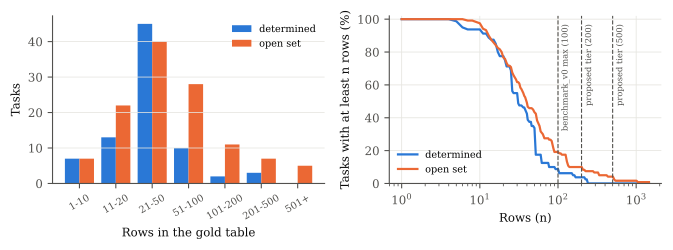

Python code for this plot:
"""How many items do real broad-search tasks require, and how many are open-set?

  .venv/bin/python analysis/widesearch.py [--data data/external/widesearch]

WideSearch (Wong et al., arXiv 2508.07999) has 200 tasks, 100 English and 100 Chinese, each asking a search agent
to fill a table, with one gold table per task. Its tasks and gold tables are released under CC0 on Hugging Face;
its per-task model results are not. This script downloads the pinned revision (checking every file against the git
blob hash in the repository listing), counts the rows of each gold table, which is the answer size n a model must
get exactly right, and splits the tasks by the hand labels in analysis/widesearch_labels.csv:
  D (determined): the rows are fixed by the query's structure or by one named list it points to, e.g. the top 10
    of a named ranking for each year 2020-2024, every member of the OECD, or entities the query names. Once the
    agent finds that list it knows how many rows it owes.
  O (open set): the rows are every entity meeting the conditions, and no single list enumerates them, e.g. every
    offshore wind farm of at least 300 MW commissioned 2010-2024. The agent must find and check candidates and
    cannot tell when it has all of them. This is the set-completeness problem proper.
The labels are one annotator's reading of each query (Claude, from the full query text); borderline calls are
flagged in the labels file, and the findings are recomputed with every borderline label flipped. Many Chinese
tasks are translations of English ones; pairs found by gold-table overlap must carry the same label.

Writes analysis/widesearch.md and analysis/widesearch.pdf.
"""
import argparse
import hashlib
import importlib.util
import json
import urllib.request
from pathlib import Path

import matplotlib

matplotlib.use("Agg")
import matplotlib.pyplot as plt  # noqa: E402
import numpy as np  # noqa: E402
import pandas as pd  # noqa: E402

ROOT = Path(__file__).resolve().parents[1]
_spec = importlib.util.spec_from_file_location("ma", ROOT / "report" / "make_assets.py")
ma = importlib.util.module_from_spec(_spec)
_spec.loader.exec_module(ma)  # reuse the report's plot style
REPO = "ByteDance-Seed/WideSearch"
REVISION = "6531a7e5b497d44c8912407e0cb3dc95bd98cc09"
BINS = [(1, 10), (11, 20), (21, 50), (51, 100), (101, 200), (201, 500), (501, None)]
TYPES = {"D": "determined", "O": "open set"}
TYPE_COLOR = {"D": "#2a78d6", "O": "#eb6834"}
OUR_MAX = 100  # largest answer size in benchmark_v0
TIERS = [200, 500]  # answer sizes added in the proposal


def fetch(url: str) -> bytes:
    req = urllib.request.Request(url, headers={"User-Agent": "relcomplete-benchmark/0.1"})
    with urllib.request.urlopen(req, timeout=60) as r:
        return r.read()


def download(data: Path) -> None:
    """Fetch the pinned revision into `data`, skipping files already present with the right hash."""
    api = f"https://huggingface.co/api/datasets/{REPO}/tree/{REVISION}"
    files = [f for f in json.loads(fetch(api)) if f["path"] == "widesearch.jsonl"]
    files += json.loads(fetch(f"{api}/widesearch_gold"))
    assert len(files) == 201, f"expected the task file and 200 gold tables, got {len(files)}"
    for f in files:
        out = data / f["path"]
        body = out.read_bytes() if out.exists() else None
        if body is None or blob_sha1(body) != f["oid"]:
            body = fetch(f"https://huggingface.co/datasets/{REPO}/resolve/{REVISION}/{f['path']}")
            if blob_sha1(body) != f["oid"]:
                raise ValueError(f"{f['path']}: hash mismatch")
            out.parent.mkdir(parents=True, exist_ok=True)
            out.write_bytes(body)
    (data / "REVISION").write_text(REVISION + "\n")


def blob_sha1(body: bytes) -> str:
    return hashlib.sha1(b"blob %d\0" % len(body) + body).hexdigest()


def load(data: Path) -> pd.DataFrame:
    rows = []
    for line in (data / "widesearch.jsonl").read_text().splitlines():
        t = json.loads(line)
        gold = pd.read_csv(data / "widesearch_gold" / f"{t['instance_id']}.csv", encoding="utf-8-sig")
        keys = json.loads(t["evaluation"])["unique_columns"]
        rows.append({"id": t["instance_id"], "lang": t["language"], "rows": len(gold), "cols": gold.shape[1],
                     "keys": len(keys), "query": t["query"]})
    d = pd.DataFrame(rows)
    labels = pd.read_csv(ROOT / "analysis" / "widesearch_labels.csv", keep_default_na=False)
    d = d.merge(labels, on="id", how="left", validate="1:1")
    assert d.type.isin(TYPES).all(), "every task needs a D or O label"
    return d


def bin_label(lo: int, hi: int | None) -> str:
    return f"{lo}+" if hi is None else f"{lo}-{hi}"


def snippet(q: str, n: int = 90) -> str:
    q = " ".join(q.split()).replace("|", "/")
    return q if len(q) <= n else q[:n].rstrip() + "..."


def translation_pairs(data: Path, d: pd.DataFrame) -> list[tuple[str, str]]:
    """English-Chinese task pairs whose gold tables share most of their ASCII cells and have about the same rows."""
    cells = {}
    for i in d.id:
        g = pd.read_csv(data / "widesearch_gold" / f"{i}.csv", encoding="utf-8-sig", dtype=str).fillna("")
        cells[i] = {c for c in g.values.ravel() if c.isascii() and len(c) > 2}
    rows = d.set_index("id").rows
    jac = lambda a, b: len(cells[a] & cells[b]) / (1 + len(cells[a] | cells[b]))  # noqa: E731
    pairs = []
    for e in d.id[d.lang == "en"]:
        z = max(d.id[d.lang == "zh"], key=lambda z: jac(e, z))
        if jac(e, z) > 0.3 and abs(rows[e] - rows[z]) <= 0.1 * rows[e] + 1:
            pairs.append((e, z))
    return pairs


def size_table(d: pd.DataFrame) -> pd.DataFrame:
    out = []
    groups = [("All", d)] + [(f"{lang}, {TYPES[t]}", g) for (lang, t), g in d.groupby(["lang", "type"])] + \
             [(f"All, {TYPES[t]}", g) for t, g in d.groupby("type")]
    for name, g in groups:
        out.append([name, len(g), g.rows.median(), round(g.rows.mean(), 1), int(g.rows.quantile(0.9)), g.rows.max(),
                    int((g.rows * g.cols).median())])
    return pd.DataFrame(out, columns=["Tasks", "n", "Median rows", "Mean rows", "90th pct", "Max",
                                      "Median cells"])


def main() -> None:
    ap = argparse.ArgumentParser()
    ap.add_argument("--data", type=Path, default=ROOT / "data" / "external" / "widesearch")
    args = ap.parse_args()
    download(args.data)
    d = load(args.data)
    o, det = d[d.type == "O"], d[d.type == "D"]
    md = ["# Answer sizes in WideSearch's gold tables", "",
          f"Source: Hugging Face `{REPO}`, revision `{REVISION}` (CC0), {len(d)} tasks with one gold table each. "
          "Rows per gold table is the answer size a model must get exactly right. Task types (D = determined by "
          "the query, O = open set) are hand labels from `analysis/widesearch_labels.csv`; see the script's "
          "docstring for the rule.", ""]

    md += ["## 1. Rows per task", "", size_table(d).to_markdown(index=False), ""]

    counts = pd.DataFrame({bin_label(lo, hi): [int(((g.rows >= lo) & ((hi is None) | (g.rows <= (hi or 0)))).sum())
                                               for g in (det, o, d)] for lo, hi in BINS},
                          index=[TYPES["D"], TYPES["O"], "all"])
    md += ["## 2. Tasks by number of rows", "", counts.to_markdown(), ""]

    thr = [50, OUR_MAX, *TIERS]
    share = pd.DataFrame({f"> {t} rows" if t == OUR_MAX else f">= {t} rows":
                          [f"{100 * ((g.rows > t) if t == OUR_MAX else (g.rows >= t)).mean():.0f}%" for g in (det, o, d)]
                          for t in thr}, index=[TYPES["D"], TYPES["O"], "all"])
    md += ["## 3. Share of tasks at or beyond our answer-size tiers", "",
           f"benchmark_v0's largest answer has {OUR_MAX} items; the proposal adds tiers of {TIERS[0]} and {TIERS[1]}.",
           "", share.to_markdown(), ""]

    big = o.sort_values("rows", ascending=False).head(15)
    md += ["## 4. The 15 largest open-set tasks", "",
           big.assign(query=big["query"].map(snippet))[["id", "rows", "cols", "query"]].to_markdown(index=False), ""]

    sci = d[d.domain == "scientific publications"].sort_values("rows", ascending=False)
    md += ["## 5. Scientific-publication tasks", "",
           sci[["id", "type", "rows", "cols", "note"]].rename(columns={"note": "task"}).to_markdown(index=False), "",
           "No task concerns Magic: The Gathering (the only match for \"Magic\" is the AppMagic games chart, "
           "ws_en_060).", ""]

    pairs = translation_pairs(args.data, d)
    t = d.set_index("id").type
    bad = [p for p in pairs if t[p[0]] != t[p[1]]]
    assert not bad, f"translated pairs with different labels: {bad}"
    flip = d.assign(type=d.type.where(d.borderline != "yes", d.type.map({"D": "O", "O": "D"})))
    fo, fd = flip[flip.type == "O"], flip[flip.type == "D"]
    md += ["## 6. Label checks", "",
           f"- {len(pairs)} English-Chinese translation pairs found by gold-table overlap all carry the same label.",
           f"- {(d.borderline == 'yes').sum()} labels are flagged borderline. Flipping all of them gives "
           f"{len(fo)} open-set tasks ({100 * len(fo) / len(d):.0f}%); {100 * (fo.rows > OUR_MAX).mean():.0f}% of "
           f"open-set and {100 * (fd.rows > OUR_MAX).mean():.0f}% of determined tasks then need more than "
           f"{OUR_MAX} rows.", ""]

    sci_distinct = len(sci) - sum(a in set(sci.id) and b in set(sci.id) for a, b in pairs)
    md += ["## Findings", "",
           f"- {len(o)} of {len(d)} tasks ({100 * len(o) / len(d):.0f}%) are open-set; the other {len(det)} have a "
           "size fixed by the query.",
           f"- Typical sizes are similar (median {o.rows.median():g} rows open-set, {det.rows.median():g} "
           f"determined), but open-set tasks have the long tail: 90th percentile {int(o.rows.quantile(0.9))} "
           f"against {int(det.rows.quantile(0.9))} rows, and every task above {det.rows.max()} rows is open-set.",
           f"- {100 * (o.rows > OUR_MAX).mean():.0f}% of open-set tasks need more than {OUR_MAX} rows, the "
           f"largest answer in benchmark_v0, and {100 * (o.rows >= TIERS[1]).mean():.0f}% need {TIERS[1]} or "
           f"more (largest: {o.rows.max()} rows). Tiers of {TIERS[0]} and {TIERS[1]} match the upper tail of "
           "real tasks rather than being artificial stress tests.",
           f"- Chinese tasks are about twice as large (median {d[d.lang == 'zh'].rows.median():g} rows against "
           f"{d[d.lang == 'en'].rows.median():g} for English).",
           f"- All {len(sci)} scientific-publication tasks are open-set ({sci_distinct} distinct, as some are "
           f"translations), from {sci.rows.min()} to "
           f"{sci.rows.max()} rows, and bibliographic databases give a checkable gold set. They are candidates for "
           "our own real-world tasks; MTG has no counterpart here, so its tasks must be built from scratch.", "",
           "## Caveats", "",
           "- The gold tables are WideSearch's own answers. For open-set tasks they are the set an agent is scored "
           "against, not a proven complete set, so row counts may undercount the true answer.",
           f"- The {len(pairs)} translation pairs count twice in every table above.",
           "- Rows are the unit WideSearch scores; some tasks have several rows per entity (e.g. one per entity "
           "and year), so rows overstate the number of distinct entities.", ""]
    (ROOT / "analysis" / "widesearch.md").write_text("\n".join(md) + "\n")

    # Figure: tasks per size bin by type (left), share of tasks with at least n rows (right)
    fig, axes = plt.subplots(1, 2, figsize=(6.8, 2.5))
    x = np.arange(len(BINS))
    for j, t in enumerate(TYPES):
        axes[0].bar(x + (j - 0.5) * 0.4, counts.loc[TYPES[t]].values, width=0.4, color=TYPE_COLOR[t],
                    label=TYPES[t])
    axes[0].set_xticks(x, [bin_label(lo, hi) for lo, hi in BINS], fontsize=7, rotation=30)
    axes[0].set(xlabel="Rows in the gold table", ylabel="Tasks")
    axes[0].legend(fontsize=7)
    axes[0].grid(axis="x", visible=False)
    grid = np.unique(np.geomspace(1, d.rows.max(), 200).astype(int))
    for t, g in d.groupby("type"):
        axes[1].plot(grid, [100 * (g.rows >= v).mean() for v in grid], color=TYPE_COLOR[t], label=TYPES[t])
    for v, s in [(OUR_MAX, f"benchmark_v0 max ({OUR_MAX})"), *[(t, f"proposed tier ({t})") for t in TIERS]]:
        axes[1].axvline(v, color=ma.INK2, linestyle="--", linewidth=0.8)
        axes[1].text(v * 1.1, 97, s, fontsize=6, color=ma.INK2, va="top", rotation=90)
    axes[1].set(xscale="log", xlabel="Rows (n)", ylabel="Tasks with at least n rows (%)", ylim=(0, 102))
    axes[1].legend(fontsize=7, loc="lower left")
    fig.tight_layout()
    fig.savefig(ROOT / "analysis" / "widesearch.pdf")
    plt.close(fig)
    print("\n".join(md))


if __name__ == "__main__":
    main()
